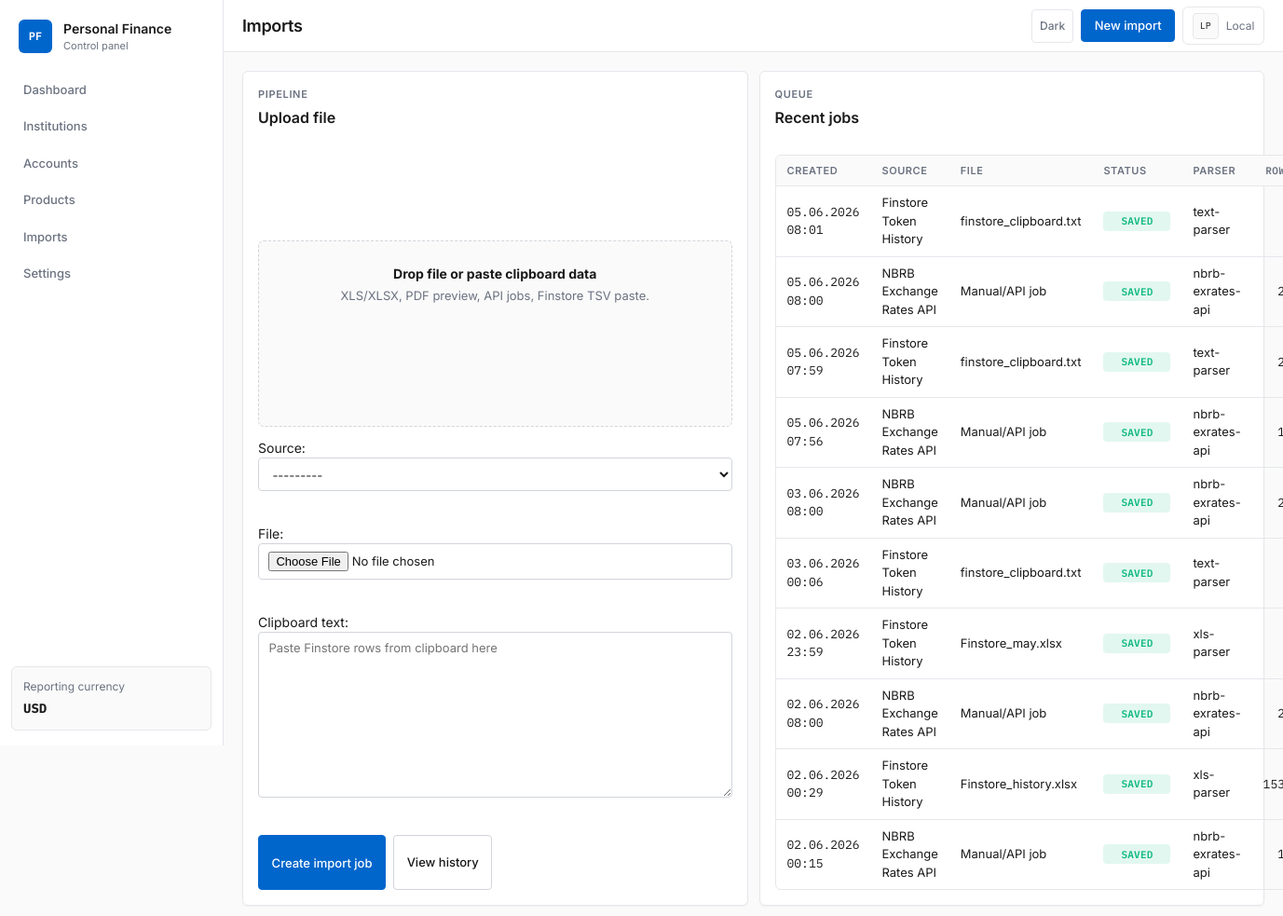
Before: /imports/upload/ with the older database file.
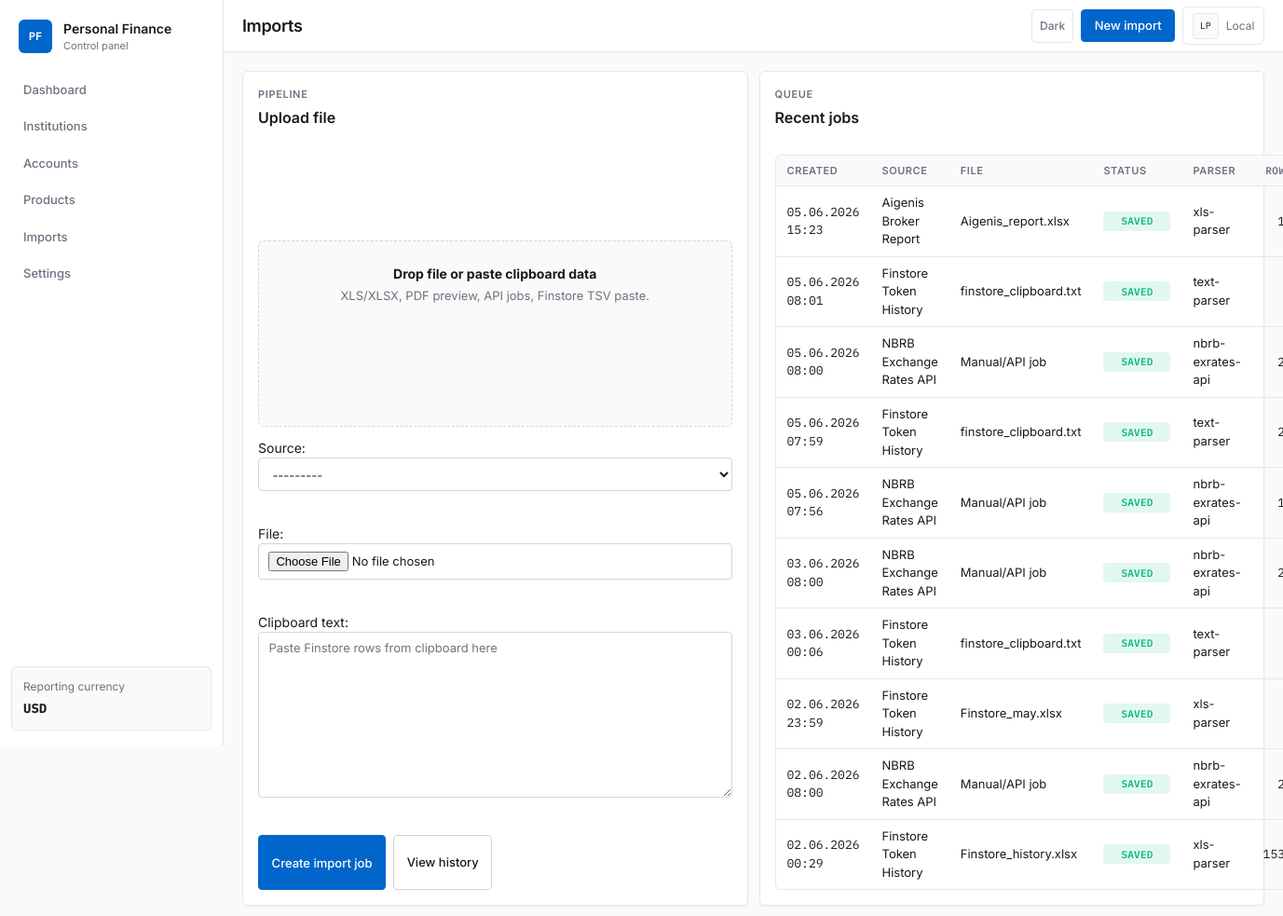
After: the same page with the newer database file.
### apps/imports/models.py (models this page shows, shortened)
class ImportJob(TimeStampedModel):
	class Status(models.TextChoices):
		PENDING = 'pending', 'Pending'
		PARSING = 'parsing', 'Parsing'
		VALIDATED = 'validated', 'Validated'
		SAVED = 'saved', 'Saved'
		FAILED = 'failed', 'Failed'
	source = models.ForeignKey(ImportSource, on_delete=models.CASCADE, related_name='jobs')
	institution = models.ForeignKey('institutions.FinancialInstitution', null=True, blank=True, on_delete=models.SET_NULL, related_name='import_jobs')
	status = models.CharField(max_length=16, choices=Status.choices, default=Status.PENDING)
	file_type = models.CharField(max_length=16, blank=True)
	parser_name = models.CharField(max_length=128, blank=True)
	original_filename = models.CharField(max_length=255, blank=True)
	idempotency_key = models.CharField(max_length=128)
	rows_detected = models.PositiveIntegerField(default=0)
	records_created = models.PositiveIntegerField(default=0)
	details = models.JSONField(default=dict, blank=True)
	error_message = models.TextField(blank=True)
	started_at = models.DateTimeField(null=True, blank=True)
	finished_at = models.DateTimeField(null=True, blank=True)
	class Meta:
		ordering = ['-created_at']
		constraints = [
			models.UniqueConstraint(fields=['source', 'idempotency_key'], name='unique_import_job_per_source_key'),
		]

class ImportSource(TimeStampedModel):
	class SourceType(models.TextChoices):
		API = 'api', 'API'
		PDF = 'pdf', 'PDF'
		XLS = 'xls', 'XLS/XLSX'
		MANUAL = 'manual', 'Manual'
	institution = models.ForeignKey('institutions.FinancialInstitution', null=True, blank=True, on_delete=models.CASCADE, related_name='import_sources')
	name = models.CharField(max_length=255)
	code = models.CharField(max_length=64, unique=True)
	source_type = models.CharField(max_length=16, choices=SourceType.choices, default=SourceType.MANUAL)
	config = models.JSONField(default=dict, blank=True)
	is_active = models.BooleanField(default=True)
	class Meta:
		ordering = ['name']
	def __str__(self) -> str:
		return self.name

### apps/imports/views.py (the view, shortened to what this page needs)
# urls.py: path('upload/', views.import_upload, name='upload'),
def import_upload(request):
    form = ImportUploadForm(request.POST or None, request.FILES or None)
    active_job = (
        ImportJob.objects.exclude(status__in=[ImportJob.Status.SAVED, ImportJob.Status.FAILED])
        .select_related('source')
        .order_by('-created_at')
        .first()
    )
    context = {
        'form': form,
        'recent_jobs': ImportJob.objects.select_related('source').order_by('-created_at')[:10],
        'active_job': active_job,
        'active_progress': job_progress(active_job) if active_job else None,
    }
    return render(request, 'imports/upload.html', context)

### apps/imports/forms.py (shortened to what this page needs)
class ImportUploadForm(forms.Form):
    source = forms.ModelChoiceField(queryset=ImportSource.objects.filter(is_active=True).order_by('name'))
    file = forms.FileField(required=False)
    clipboard_text = forms.CharField(required=False, widget=forms.Textarea(attrs={'rows': 10, 'placeholder': 'Paste Finstore rows from clipboard here'}))
    def __init__(self, *args, **kwargs):
        super().__init__(*args, **kwargs)
        for field in self.fields.values():
            field.widget.attrs.setdefault('class', 'form-control')

### apps/common/dates.py (called while the page is built)
def format_display_datetime(value: date | datetime | None) -> str:
	if value is None:
		return ''
	if isinstance(value, datetime):
		if timezone.is_aware(value):
			value = timezone.localtime(value)
		return value.strftime(DATETIME_DISPLAY_FORMAT)
	if isinstance(value, date):
		return value.strftime(DATE_DISPLAY_FORMAT)
	return str(value)

### apps/core/context_processors.py (called while the page is built)
def project_settings(request):
    return {
        'project_name': 'Personal Finance',
        'reporting_base_currency': settings.REPORTING_BASE_CURRENCY,
    }

### apps/core/templatetags/pf_extras.py (called while the page is built)
@register.filter
def display_datetime(value):
	return format_display_datetime(value)

### templates/imports/upload.html (shortened to what this page needs)
{% extends 'core/base.html' %}
{% block page_title %}Imports{% endblock %}
{% block content %}
<section class="grid-two">
    <article class="panel stack-md">
        <div class="panel-header">
            <div>
                <p class="eyebrow">Pipeline</p>
                <h2>Upload file</h2>
            </div>
        </div>
        <div class="upload-zone">
            <strong>Drop file or paste clipboard data</strong>
            <p class="muted">XLS/XLSX, PDF preview, API jobs, Finstore TSV paste.</p>
        </div>
        <form method="post" enctype="multipart/form-data" class="stack-md">
            <div>
                {{ form.source.label_tag }}
                {{ form.source }}
            </div>
            <div>
                {{ form.file.label_tag }}
                {{ form.file }}
            </div>
            <div>
                {{ form.clipboard_text.label_tag }}
                {{ form.clipboard_text }}
            </div>
            <div class="form-actions">
                <button type="submit" class="button">Create import job</button>
                <a class="button button-secondary" href="{% url 'imports:history' %}">View history</a>
            </div>
        </form>
    </article>
    <article class="panel stack-md">
        <div class="panel-header">
            <div>
                <p class="eyebrow">Queue</p>
                <h2>Recent jobs</h2>
            </div>
        </div>
        <div id="import-recent-jobs"
             hx-get="{% url 'imports:history' %}"
             hx-swap="innerHTML"
             hx-trigger="load, every 10s">
            {% include 'imports/partials/history_table.html' with jobs=recent_jobs %}
        </div>
    </article>
</section>
{% endblock %}

### templates/imports/partials/history_table.html (shortened to what this page needs)
<div class="table-wrap">
    <table class="data-table">
        <thead>
            <tr>
                <th>Created</th>
                <th>Source</th>
                <th>File</th>
                <th>Status</th>
                <th>Parser</th>
                <th class="text-right">Rows</th>
            </tr>
        </thead>
        <tbody>
            {% for job in jobs %}
                <tr>
                    <td class="font-mono">{{ job.created_at|display_datetime }}</td>
                    <td>{{ job.source.name }}</td>
                    <td>{{ job.original_filename|default:'Manual/API job' }}</td>
                    <td><span class="status-chip status-{{ job.status }}">{{ job.get_status_display }}</span></td>
                    <td>{{ job.parser_name|default:'-' }}</td>
                    <td class="text-right font-mono">{{ job.rows_detected }}</td>
                </tr>
            {% empty %}
                <tr>
                    <td colspan="7" class="empty-state">No import jobs found.</td>
                </tr>
            {% endfor %}
        </tbody>
    </table>
</div>

Changed rows visible on the page:
no longer on this page (row unchanged): ImportJob: created_at|display_datetime "02.06.2026 00:15", source.name "NBRB Exchange Rates API", original_filename "Manual/API job", status "SAVED", parser_name "nbrb-exrates-api"
added ImportJob: created_at|display_datetime "05.06.2026 15:23", source.name "Aigenis Broker Report", original_filename "Aigenis_report.xlsx", status "SAVED", parser_name "xls-parser"
